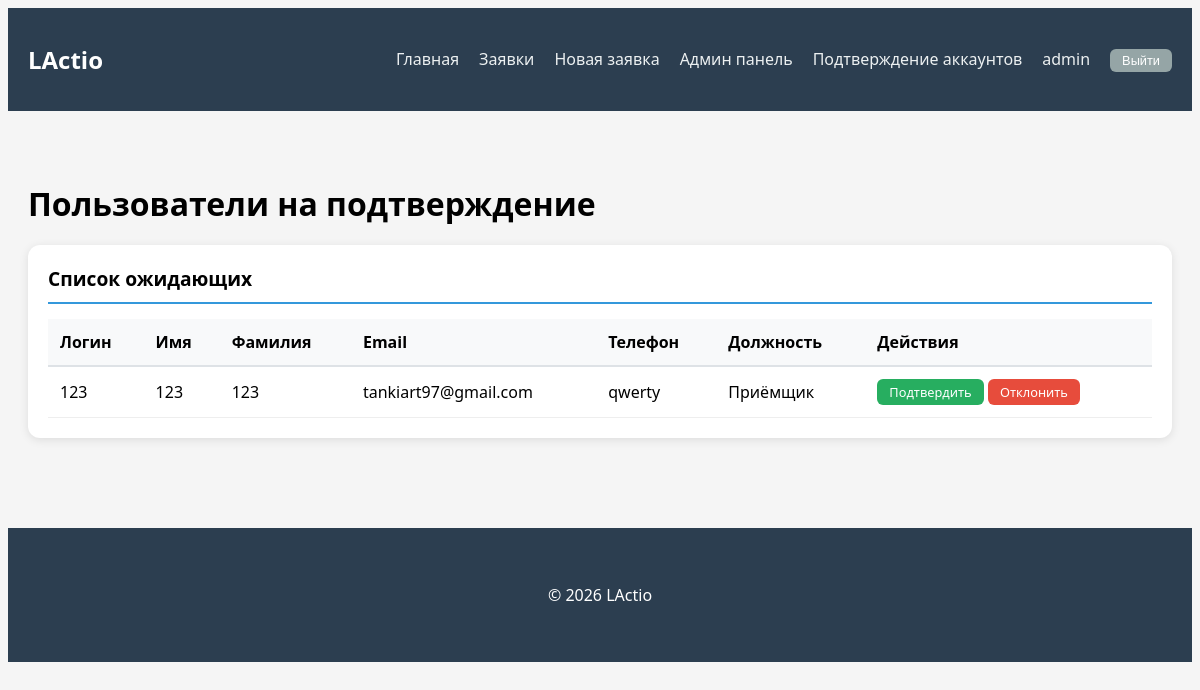
The page /pending-users/ (signed in) on the database its author committed.
### service_reception/models.py (models this page shows, shortened)
class User(AbstractUser):
    POSITION_CHOICES = [
        ('admin', 'Администратор'),
        ('receptionist', 'Приёмщик'),
        ('master', 'Мастер'),
    ]
    phone = models.CharField(max_length=20, blank=True, verbose_name='Телефон')
    position = models.CharField(max_length=50, choices=POSITION_CHOICES, default='receptionist', verbose_name='Должность')
    avatar = models.ImageField(upload_to='avatars/', blank=True, null=True, verbose_name='Фото')
    is_approved = models.BooleanField(default=False, verbose_name='Подтверждён администратором')
    class Meta:
        verbose_name = 'Пользователь'
        verbose_name_plural = 'Пользователи'

### service_reception/views.py (the view)
# urls.py: path('pending-users/', views.pending_users, name='pending_users'),
@login_required
@user_passes_test(is_admin)
def pending_users(request):
    pending = User.objects.filter(is_approved=False, is_staff=False)
    return render(request, 'reception/pending_users.html', {'pending_users': pending})

### service_reception/views.py (called while the page is built)
def is_admin(user):
    return user.is_staff or user.position == 'admin'

### service_reception/templates/reception/pending_users.html (shortened to what this page needs)
{% extends 'reception/base.html' %}
{% block content %}
<h1 class="mb_20">Пользователи на подтверждение</h1>
<div class="main_card">
    <div class="main_card_header">Список ожидающих</div>
    {% if pending_users %}
    <table class="data_table">
        <thead>
            <tr>
                <th class="data_table_header">Логин</th>
                <th class="data_table_header">Имя</th>
                <th class="data_table_header">Фамилия</th>
                <th class="data_table_header">Email</th>
                <th class="data_table_header">Телефон</th>
                <th class="data_table_header">Должность</th>
                <th class="data_table_header">Действия</th>
            </tr>
        </thead>
        <tbody>
            {% for user in pending_users %}
            <tr>
                <td class="data_table_cell">{{ user.username }}</td>
                <td class="data_table_cell">{{ user.first_name }}</td>
                <td class="data_table_cell">{{ user.last_name }}</td>
                <td class="data_table_cell">{{ user.email }}</td>
                <td class="data_table_cell">{{ user.phone }}</td>
                <td class="data_table_cell">{{ user.get_position_display }}</td>
                <td class="data_table_cell">
                    <a href="{% url 'service_reception:approve_user' user.id %}" class="btn_success btn_small">Подтвердить</a>
                    <a href="{% url 'service_reception:reject_user' user.id %}" class="btn_danger btn_small">Отклонить</a>
                </td>
            </tr>
            {% endfor %}
        </tbody>
    </table>
    {% else %}
    <p class="text_center">Нет пользователей, ожидающих подтверждения</p>
    {% endif %}
</div>
{% endblock %}

### service_reception/templates/reception/base.html (shortened to what this page needs)
{% load static %}
<!DOCTYPE html>
<html lang="ru">
<head>
    <link rel="stylesheet" href="{% static 'css/style.css' %}">
</head>
<body>
    <nav class="navbar_custom">
        <div class="main_container">
            <div class="flex_between">
                <a class="navbar_brand" href="{% url 'service_reception:home' %}">LActio</a>
                <ul class="navbar_menu">
                    <li><a class="navbar_link" href="{% url 'service_reception:home' %}">Главная</a></li>
                    <li><a class="navbar_link" href="{% url 'service_reception:request_list' %}">Заявки</a></li>
                    <li><a class="navbar_link" href="{% url 'service_reception:request_create' %}">Новая заявка</a></li>
                    {% if user.is_staff or user.position == 'admin' %}
                        {% if user.is_staff or user.is_superuser %}
                            <li><a class="navbar_link" href="{% url 'service_reception:admin_dashboard' %}">Админ панель</a></li>
                        {% endif %}
                        <li><a class="navbar_link" href="{% url 'service_reception:pending_users' %}">Подтверждение аккаунтов</a></li>
                    {% endif %}
                    {% if user.is_authenticated %}
                    <li><a class="navbar_link" href="#">{{ user.get_full_name|default:user.username }}</a></li>
                    <li>
                        <form method="post" action="{% url 'service_reception:logout' %}" style="display: inline;">
                            <button type="submit" class="btn_secondary btn_small">Выйти</button>
                        </form>
                    </li>
                    {% else %}
                    <li><a class="navbar_link" href="{% url 'service_reception:register' %}">Регистрация</a></li>
                    <li><a class="navbar_link" href="{% url 'service_reception:login' %}">Вход</a></li>
                    {% endif %}
                </ul>
            </div>
        </div>
    </nav>
    <main class="main_container">
        {% block content %}{% endblock %}
    </main>
    <footer class="footer_custom">
        <div class="main_container">
            <p>© {% now "Y" %} LActio</p>
        </div>
    </footer>
</body>
</html>

### service_reception/static/css/style.css (style rules this page uses)
body { background-color: #f5f5f5; font-family: 'Segoe UI', Tahoma, Geneva, Verdana, sans-serif; }
.main_container { max-width: 1400px; margin: 0 auto; padding: 20px; }
.navbar_custom { background-color: #2c3e50; padding: 15px 0; margin-bottom: 30px; }
.navbar_brand { color: white; font-size: 1.5rem; font-weight: bold; text-decoration: none; }
.navbar_menu { display: flex; gap: 20px; list-style: none; margin: 0; padding: 0; }
.navbar_link { color: #ecf0f1; text-decoration: none; transition: color 0.3s; }
.flex_between { display: flex; justify-content: space-between; align-items: center; }
.main_card { background: white; border-radius: 12px; padding: 20px; margin-bottom: 20px; box-shadow: 0 2px 10px rgba(0,0,0,0.1); }
.main_card_header { font-size: 1.2rem; font-weight: bold; margin-bottom: 15px; padding-bottom: 10px; border-bottom: 2px solid #3498db; }
.data_table { width: 100%; border-collapse: collapse; }
.data_table_header { background-color: #f8f9fa; padding: 12px; text-align: left; font-weight: 600; border-bottom: 2px solid #dee2e6; }
.data_table_cell { padding: 12px; border-bottom: 1px solid #eee; }
.btn_success { background-color: #27ae60; color: white; border: none; padding: 8px 20px; border-radius: 6px; cursor: pointer; text-decoration: none; display: inline-block; }
.btn_danger { background-color: #e74c3c; color: white; border: none; padding: 8px 20px; border-radius: 6px; cursor: pointer; text-decoration: none; display: inline-block; }
.btn_secondary { background-color: #95a5a6; color: white; border: none; padding: 8px 20px; border-radius: 6px; cursor: pointer; text-decoration: none; display: inline-block; }
.btn_small { padding: 4px 12px; font-size: 0.8rem; }
.footer_custom { margin-top: 50px; padding: 20px 0; background-color: #2c3e50; color: white; text-align: center; }
.mb_20 { margin-bottom: 20px; }

### rows shown on the page
User: get_full_name "admin"
User: username "123", first_name "123", last_name "123", email "tankiart97@gmail.com", phone "qwerty", position "Приёмщик"
